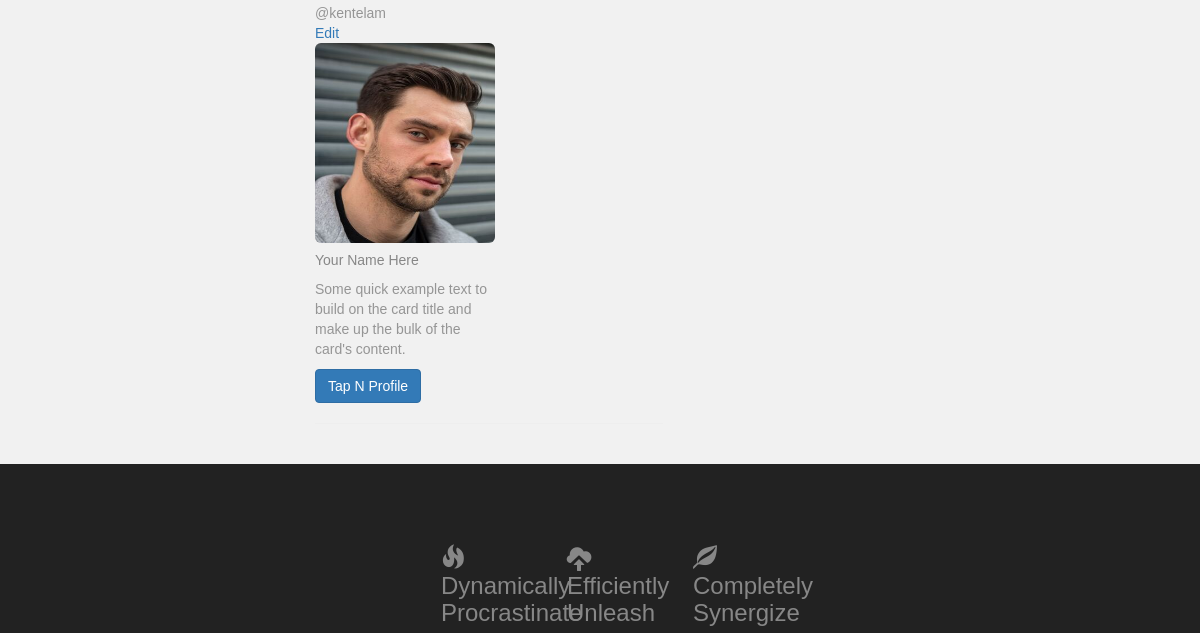
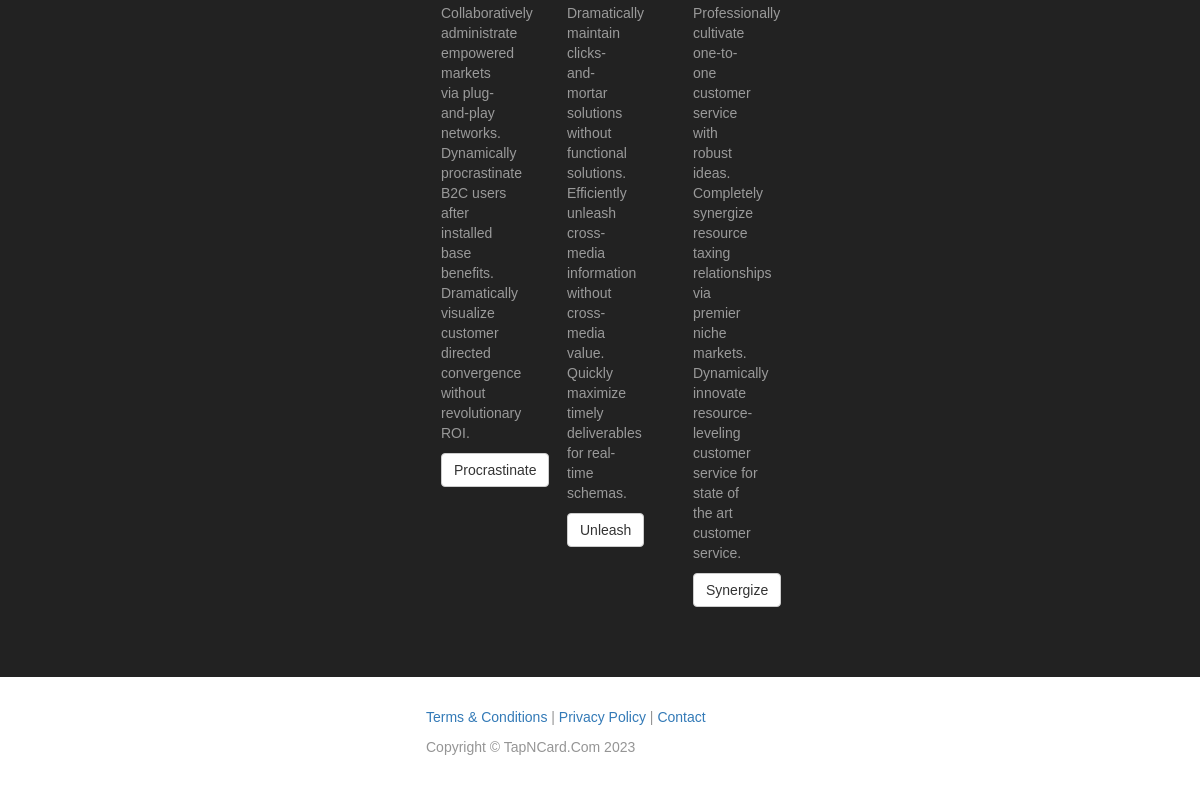
The app's page / (lower part), older data (2 pictures, top to bottom).
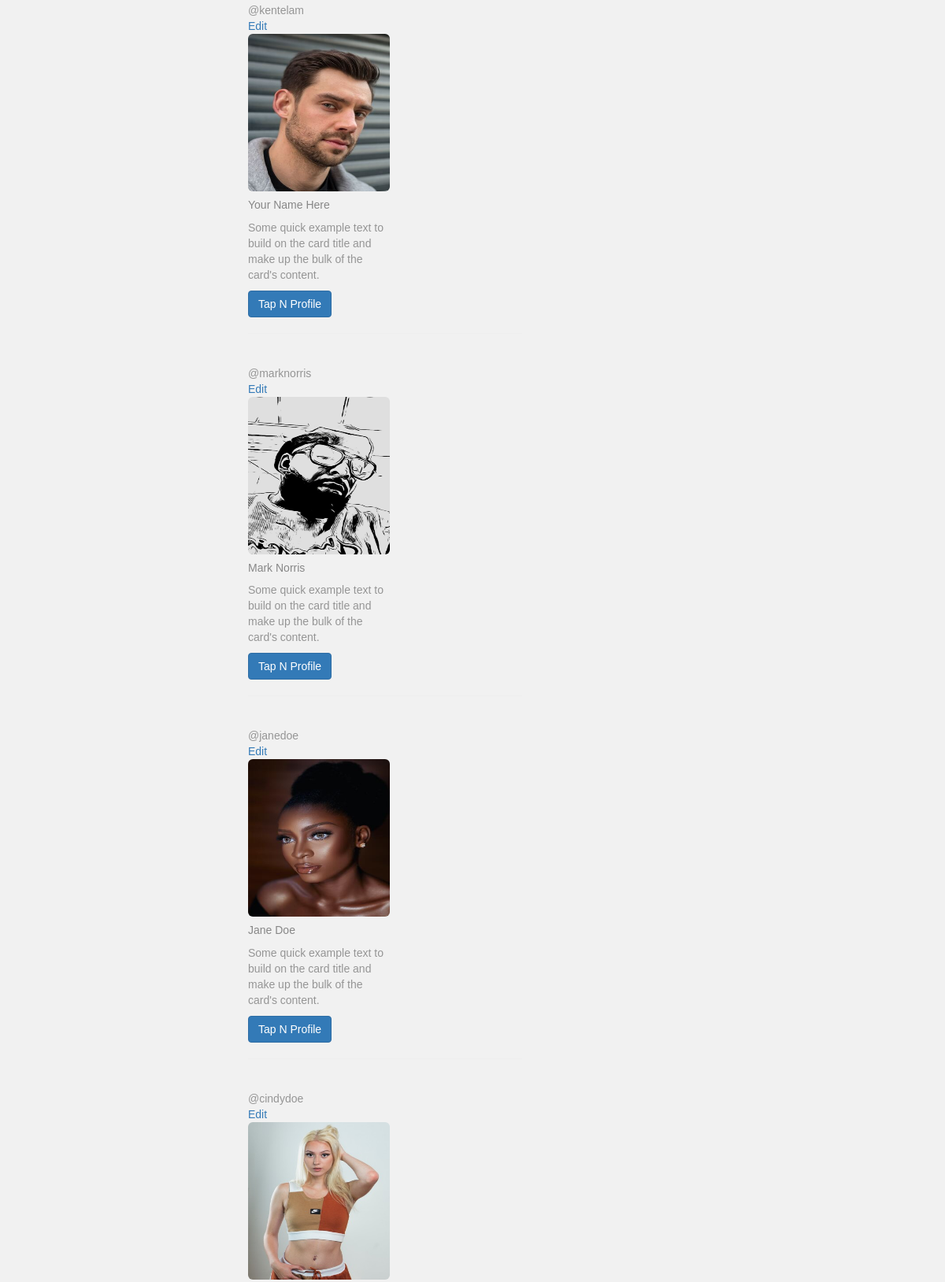
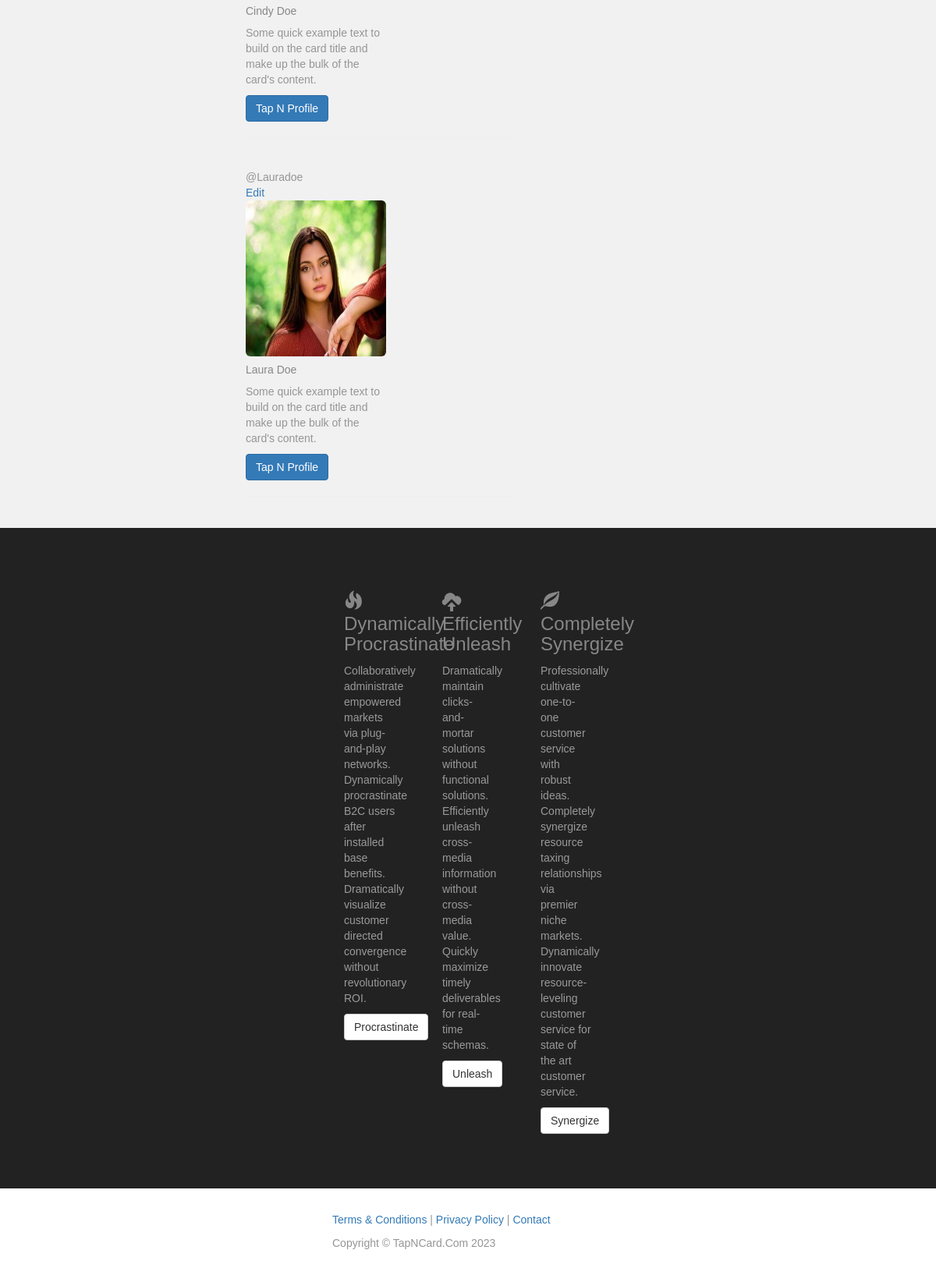
The same page, newer data (2 pictures, top to bottom).
### main/models.py (models this page shows, shortened)
class Post(models.Model):
    user = models.OneToOneField(User, on_delete=models.CASCADE)
    username = models.CharField(max_length=50, blank=True, default='@')
    card_number = models.CharField(max_length=50, blank=True, default=14)
    background_banner = models.ImageField(null=True, blank=True, upload_to='images/profile')
    background_color = models.CharField(max_length=20, blank=True, null=True)
    profile_picture = models.ImageField(null=True, blank=True, upload_to='images/profile',)
    full_name = models.CharField(max_length=100, blank=False)
    business = models.CharField(max_length=100, blank=False)
    phone_number = models.CharField(max_length=20, blank=True)
    email_address = models.EmailField(max_length=100, blank=True)
    website = models.URLField(blank=True)
    job_title = models.CharField(max_length=100, blank=True)
    facebook = models.URLField(blank=True)
    instagram = models.URLField(blank=True)
    tiktok = models.URLField(blank=True)
    twitter = models.URLField(blank=True)
    linkedin = models.URLField(blank=True)
    paypal = models.URLField(blank=True)
    cashapp = models.URLField(blank=True)
    snap = models.URLField(blank=True)
    discord = models.URLField(blank=True)
    twitch = models.URLField(blank=True)
    spotify = models.URLField(blank=True)
    apple_music = models.URLField(blank=True)
    sound_cloud = models.URLField(blank=True)

### main/views.py (the view)
# urls.py: path('', HomeView.as_view(), name='home'),
class HomeView(ListView):
    model = Post
    template_name = 'home.html'

### main/templates/home.html (shortened to what this page needs)
{% extends 'base.html'  %}
{% block content %}
<div class="container" style="margin-left: 25%;">
    {% for post in object_list %}
    <span>{{post.username}}</span><br><a href="{% url 'edit' post.pk %}">Edit</a><br/>
    <div class="card" style="width: 18rem;">
        {% if post.profile_picture %}
        <img src="{{post.profile_picture.url}}"  style="height: 200px; width: 200px;" class="img-responsive img-rounded" alt="...">
        {% else %}
      <img src="../static/images/Tap N Double Card.png" style="height: 300px; width: 250px;" class="card-img-top" alt="...">
        {% endif %}
        <div class="card-body">
          <h5 class="card-title">{{post.full_name}}</h5>
          <p class="card-text">Some quick example text to build on the card title and make up the bulk of the card's content.</p>
          <a href="{% url 'profile' post.pk %}" class="btn btn-primary">Tap N Profile</a>
        </div>
    </div>
    <hr><br/>
    {% endfor %}
    </div>
    {% endblock  %}

### main/templates/base.html (shortened to what this page needs)
{% load static %}
<!DOCTYPE html>
<html lang="en">
<head>
    <link href="../static/css/bootstrap.min.css" rel="stylesheet">
    <link rel="stylesheet" href="https://maxcdn.bootstrapcdn.com/bootstrap/3.4.1/css/bootstrap.min.css">
    <link rel="stylesheet" href="https://netdna.bootstrapcdn.com/font-awesome/4.0.3/css/font-awesome.css">
    <link rel="stylesheet" href="../static/css/font-awesome.min.css">
    <link href="../static/css/custom.css" rel="stylesheet">
    <link href="../static/css/style.css" rel="stylesheet">
</head>
<body>
    {% block content %}
    {% endblock  %}
    <footer>
		<div class="footer-blurb">
			<div class="container">
				<div class="row">
					<div class="col-sm-4 footer-blurb-item">
						<h3><span class="glyphicon glyphicon-fire"></span> Dynamically Procrastinate</h3>
						<p>Collaboratively administrate empowered markets via plug-and-play networks. Dynamically procrastinate B2C users after installed base benefits. Dramatically visualize customer directed convergence without revolutionary ROI.</p>
						<p><a class="btn btn-default" href="#">Procrastinate</a></p>
					</div>
					<div class="col-sm-4 footer-blurb-item">
						<h3><span class="glyphicon glyphicon-cloud-upload"></span> Efficiently Unleash</h3>
						<p>Dramatically maintain clicks-and-mortar solutions without functional solutions. Efficiently unleash cross-media information without cross-media value. Quickly maximize timely deliverables for real-time schemas. </p>
						<p><a class="btn btn-default" href="#">Unleash</a></p>
					</div>
					<div class="col-sm-4 footer-blurb-item">
						<h3><span class="glyphicon glyphicon-leaf"></span> Completely Synergize</h3>
						<p>Professionally cultivate one-to-one customer service with robust ideas. Completely synergize resource taxing relationships via premier niche markets. Dynamically innovate resource-leveling customer service for state of the art customer service.</p>
						<p><a class="btn btn-default" href="#">Synergize</a></p>
					</div>
				</div>
			</div>
        </div>
        <div class="small-print">
        	<div class="container">
        		<p><a href="#">Terms &amp; Conditions</a> | <a href="#">Privacy Policy</a> | <a href="{% url 'contact' %}">Contact</a></p>
        		<p>Copyright &copy; TapNCard.Com 2023 </p>
        	</div>
        </div>
	</footer>
</body>
</html>

### main/static/css/custom.css (style rules this page uses)
body { padding-top: 50px; color: #959595; }
h1, h2, h3, h4, h5, h6 { color: #878787; }
.footer-blurb { padding: 30px 0; background-color: #222222; color: #9a9a9a; }
.footer-blurb-item { padding: 30px; }
.small-print { background-color: #fff; padding: 30px 0; }

### main/static/css/style.css (style rules this page uses)
:root { --light:#f1f1f1; --white:#fff; --dark:#000; --purple:#5e496a; }
body { font-family: 'Montserrat', sans-serif; background-color: var(--light); }
img { width: 100%; height: auto; }
.container { max-width: 27em; margin: 0 auto; }

Row changes from the older to the newer data that the page shows:
added Post: username "@marknorris", profile_picture (picture), full_name "Mark Norris"
added Post: username "@janedoe", profile_picture (picture), full_name "Jane Doe"
added Post: username "@cindydoe", profile_picture (picture), full_name "Cindy Doe"
added Post: username "@Lauradoe", profile_picture (picture), full_name "Laura Doe"
